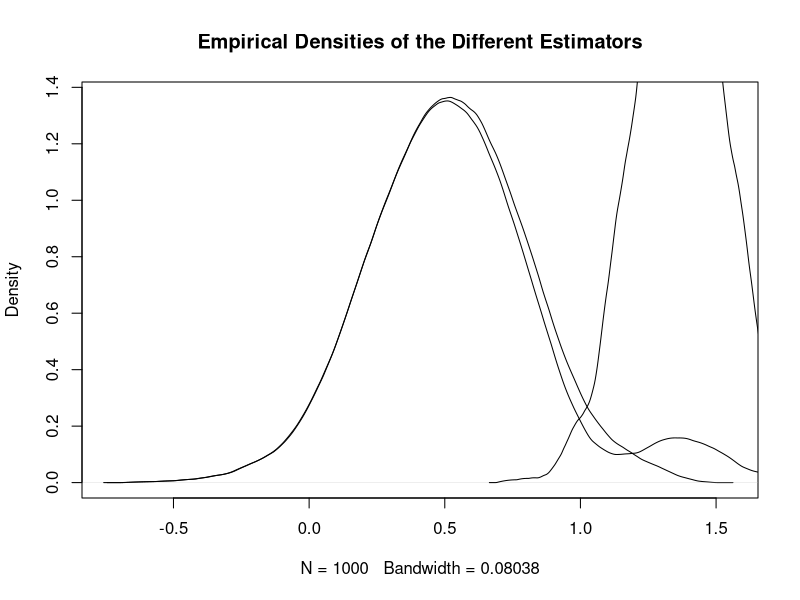

Write R code to recreate this figure.
## ECON675: ASSIGNMENT 4
## Q3: POST-MODEL SELECTION INFERENCE
## Anirudh Yadav 
## 11/09/2018

######################################################################
# Load packages, clear workspace
######################################################################
rm(list = ls())             #clear workspace
library(foreach)            #for looping
library(data.table)         #for data manipulation
library(Matrix)             #fast matrix calcs
library(ggplot2)            #for pretty plots
library(sandwich)           #for variance-covariance estimation 
library(xtable)             #for latex tables
library(boot)               #for bootstrapping
library(mvtnorm)            #for MVN stuff
options(scipen = 999)       #forces R to use normal numbers instead of scientific notation

######################################################################
# Generate random data
######################################################################

N     = 50
M     = 1000
SIGMA = matrix(c(1,0.85,0.85,1),2,2)

set.seed(1234)

# Generate covariates
W     = replicate(M,rmvnorm(N, mean = c(0,0), sigma = SIGMA, method="chol"))

# Generate errors
E     = replicate(M,rnorm(50))

# Generate outcomes
Y     = sapply(1:M,function(i) rep(1,N)+W[,,i]%*%c(0.5,1)+E[,i])

# Get beta.hats
beta.hats = sapply(1:M,function(i) lm(Y[,i]~W[,,i])$coefficients[2])

# Get t-stats for gamma.hats
t.stats   = sapply(1:M,function(i) summary(lm(Y[,i]~W[,,i]))[["coefficients"]][, "t value"][3])

# Get beta.tildes
beta.tildes = sapply(1:M,function(i) lm(Y[,i]~W[,1,i])$coefficients[2])

# Construct betas if the model selection is used
beta.sel    = ifelse(t.stats>=1.96,beta.hats,beta.tildes)
  
######################################################################
# [1] Summary Statistics for the different betas
######################################################################

# Summary statistics
beta.sum = rbind(summary(beta.hats),summary(beta.tildes),summary(beta.sel))

# Kernel density plots
plot(density(beta.hats,kernel="e",bw="ucv",na.rm=TRUE),main="Empirical Densities of the Different Estimators")
lines(density(beta.tildes,kernel="e",bw="ucv",na.rm=TRUE))
lines(density(beta.sel,kernel="e",bw="ucv",na.rm=TRUE))

# Make kernenl desity plot
plot.dat = data.frame(beta = c(beta.hats,beta.tildes,beta.sel),Estimator=rep(c("hat", "tilde","sel"), each = M))

densplot = ggplot(plot.dat,aes(x=beta,fill=Estimator))+ 
             geom_density(alpha=0.5, kernel="e",bw="ucv")+
             ggtitle("Kernel Density Plots for the Different Estimators")+
             xlab("Point Estimator")+
             ylab("Density")+
             theme(plot.title = element_text(hjust = 0.5))+
             scale_fill_discrete( 
                    name="Estimator",
                    breaks=c("hat", "tilde", "sel"),
                    labels=c("(i)", "(ii)", "(iii)"))+
             theme(legend.justification = c(0.05, 0.98), legend.position = c(0.05, 0.98))
